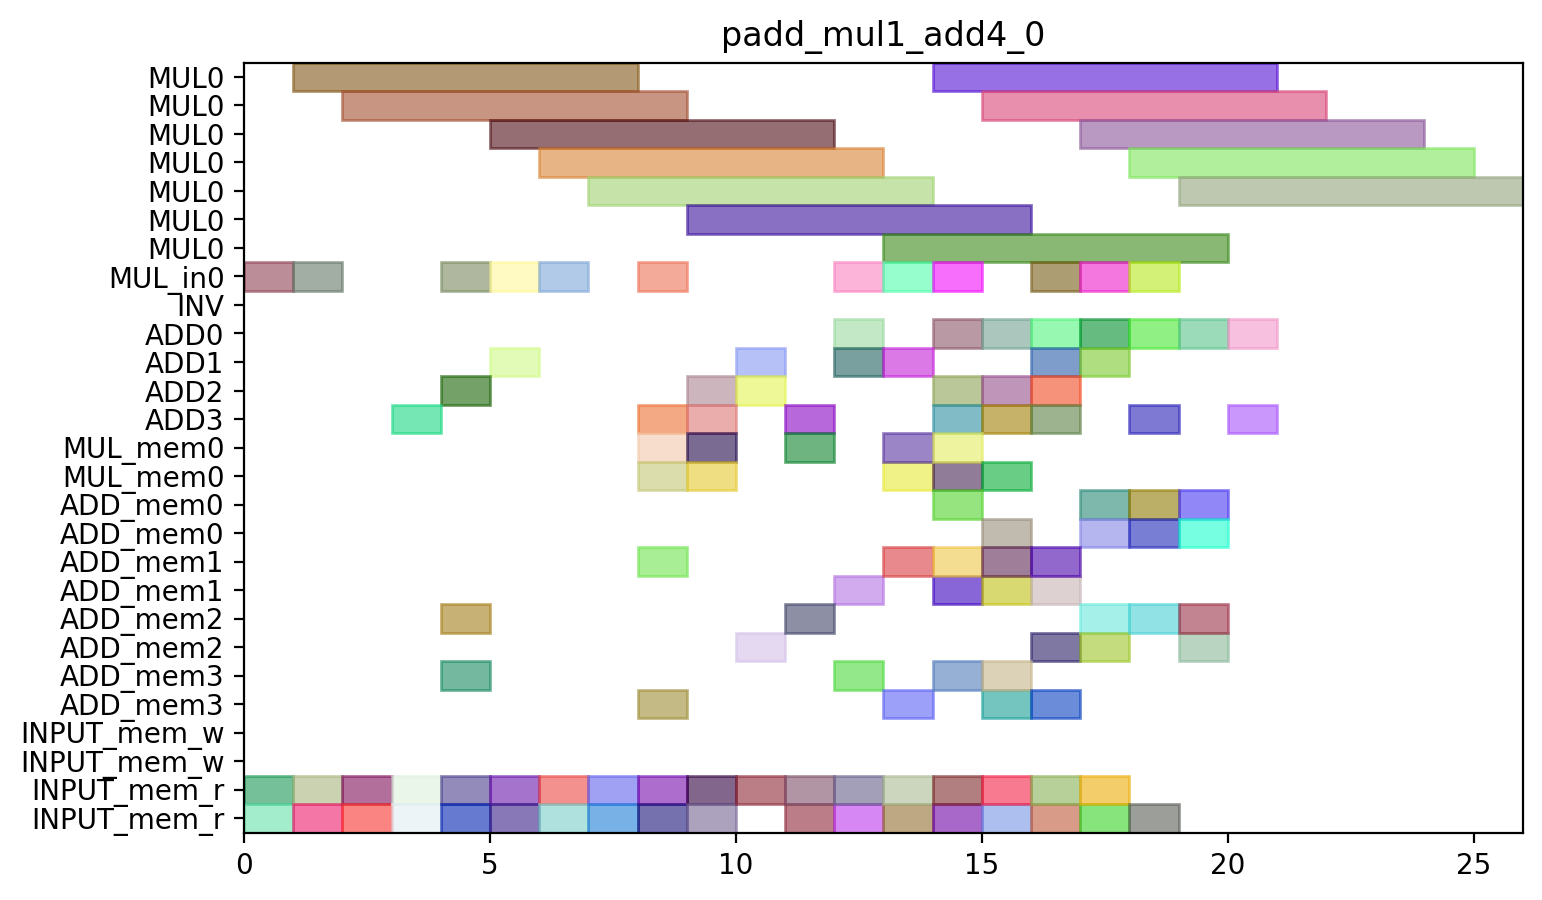

Write the Python code that produced this figure.
from pyschedule import Scenario, solvers, plotters, alt

def solve_padd_mul1_add4_0(ConstStep, ExpStep):
	horizon = 90
	S=Scenario("padd_mul1_add4_0",horizon = horizon)

	# resource
	MUL = S.Resources('MUL', num=1, size=7)
	MUL_in = S.Resources('MUL_in', num=1)
	INV = S.Resource('INV')
	ADD = S.Resources('ADD', num=4, periods=range(1, horizon))
	MUL_mem = S.Resources('MUL_mem', num=1, size=2)
	ADD_mem = S.Resources('ADD_mem', num=4, size=2)
	INPUT_mem_w = S.Resource('INPUT_mem_w', size=2)
	INPUT_mem_r = S.Resource('INPUT_mem_r', size=2)

	# result of previous scheduling

	# new tasks
	T0T0_in = S.Task('T0T0_in', length=1, delay_cost=1)
	T0T0_in += alt(MUL_in)
	T0T0 = S.Task('T0T0', length=7, delay_cost=1)
	T0T0 += alt(MUL)
	S+=T0T0>=T0T0_in

	T0T0_mem0 = S.Task('T0T0_mem0', length=1, delay_cost=1)
	T0T0_mem0 += INPUT_mem_r
	S += T0T0_mem0<=T0T0

	T0T0_mem1 = S.Task('T0T0_mem1', length=1, delay_cost=1)
	T0T0_mem1 += INPUT_mem_r
	S += T0T0_mem1<=T0T0

	T0T1_in = S.Task('T0T1_in', length=1, delay_cost=1)
	T0T1_in += alt(MUL_in)
	T0T1 = S.Task('T0T1', length=7, delay_cost=1)
	T0T1 += alt(MUL)
	S+=T0T1>=T0T1_in

	T0T1_mem0 = S.Task('T0T1_mem0', length=1, delay_cost=1)
	T0T1_mem0 += INPUT_mem_r
	S += T0T1_mem0<=T0T1

	T0T1_mem1 = S.Task('T0T1_mem1', length=1, delay_cost=1)
	T0T1_mem1 += INPUT_mem_r
	S += T0T1_mem1<=T0T1

	T0T2 = S.Task('T0T2', length=1, delay_cost=1)
	T0T2 += alt(ADD)

	T0T2_mem0 = S.Task('T0T2_mem0', length=1, delay_cost=1)
	T0T2_mem0 += INPUT_mem_r
	S += T0T2_mem0<=T0T2

	T0T2_mem1 = S.Task('T0T2_mem1', length=1, delay_cost=1)
	T0T2_mem1 += INPUT_mem_r
	S += T0T2_mem1<=T0T2

	T0T3 = S.Task('T0T3', length=1, delay_cost=1)
	T0T3 += alt(ADD)

	T0T3_mem0 = S.Task('T0T3_mem0', length=1, delay_cost=1)
	T0T3_mem0 += INPUT_mem_r
	S += T0T3_mem0<=T0T3

	T0T3_mem1 = S.Task('T0T3_mem1', length=1, delay_cost=1)
	T0T3_mem1 += INPUT_mem_r
	S += T0T3_mem1<=T0T3

	T1T0_in = S.Task('T1T0_in', length=1, delay_cost=1)
	T1T0_in += alt(MUL_in)
	T1T0 = S.Task('T1T0', length=7, delay_cost=1)
	T1T0 += alt(MUL)
	S+=T1T0>=T1T0_in

	T1T0_mem0 = S.Task('T1T0_mem0', length=1, delay_cost=1)
	T1T0_mem0 += INPUT_mem_r
	S += T1T0_mem0<=T1T0

	T1T0_mem1 = S.Task('T1T0_mem1', length=1, delay_cost=1)
	T1T0_mem1 += INPUT_mem_r
	S += T1T0_mem1<=T1T0

	T1T1_in = S.Task('T1T1_in', length=1, delay_cost=1)
	T1T1_in += alt(MUL_in)
	T1T1 = S.Task('T1T1', length=7, delay_cost=1)
	T1T1 += alt(MUL)
	S+=T1T1>=T1T1_in

	T1T1_mem0 = S.Task('T1T1_mem0', length=1, delay_cost=1)
	T1T1_mem0 += INPUT_mem_r
	S += T1T1_mem0<=T1T1

	T1T1_mem1 = S.Task('T1T1_mem1', length=1, delay_cost=1)
	T1T1_mem1 += INPUT_mem_r
	S += T1T1_mem1<=T1T1

	T1T2 = S.Task('T1T2', length=1, delay_cost=1)
	T1T2 += alt(ADD)

	T1T2_mem0 = S.Task('T1T2_mem0', length=1, delay_cost=1)
	T1T2_mem0 += INPUT_mem_r
	S += T1T2_mem0<=T1T2

	T1T2_mem1 = S.Task('T1T2_mem1', length=1, delay_cost=1)
	T1T2_mem1 += INPUT_mem_r
	S += T1T2_mem1<=T1T2

	T1T3 = S.Task('T1T3', length=1, delay_cost=1)
	T1T3 += alt(ADD)

	T1T3_mem0 = S.Task('T1T3_mem0', length=1, delay_cost=1)
	T1T3_mem0 += INPUT_mem_r
	S += T1T3_mem0<=T1T3

	T1T3_mem1 = S.Task('T1T3_mem1', length=1, delay_cost=1)
	T1T3_mem1 += INPUT_mem_r
	S += T1T3_mem1<=T1T3

	T5T2 = S.Task('T5T2', length=1, delay_cost=1)
	T5T2 += alt(ADD)

	T5T2_mem0 = S.Task('T5T2_mem0', length=1, delay_cost=1)
	T5T2_mem0 += INPUT_mem_r
	S += T5T2_mem0<=T5T2

	T5T2_mem1 = S.Task('T5T2_mem1', length=1, delay_cost=1)
	T5T2_mem1 += INPUT_mem_r
	S += T5T2_mem1<=T5T2

	T3_T2 = S.Task('T3_T2', length=1, delay_cost=1)
	T3_T2 += alt(ADD)

	T3_T2_mem0 = S.Task('T3_T2_mem0', length=1, delay_cost=1)
	T3_T2_mem0 += INPUT_mem_r
	S += T3_T2_mem0<=T3_T2

	T3_T2_mem1 = S.Task('T3_T2_mem1', length=1, delay_cost=1)
	T3_T2_mem1 += INPUT_mem_r
	S += T3_T2_mem1<=T3_T2

	T8T2 = S.Task('T8T2', length=1, delay_cost=1)
	T8T2 += alt(ADD)

	T8T2_mem0 = S.Task('T8T2_mem0', length=1, delay_cost=1)
	T8T2_mem0 += INPUT_mem_r
	S += T8T2_mem0<=T8T2

	T8T2_mem1 = S.Task('T8T2_mem1', length=1, delay_cost=1)
	T8T2_mem1 += INPUT_mem_r
	S += T8T2_mem1<=T8T2

	NEW_TZT2 = S.Task('NEW_TZT2', length=1, delay_cost=1)
	NEW_TZT2 += alt(ADD)

	NEW_TZT2_mem0 = S.Task('NEW_TZT2_mem0', length=1, delay_cost=1)
	NEW_TZT2_mem0 += INPUT_mem_r
	S += NEW_TZT2_mem0<=NEW_TZT2

	NEW_TZT2_mem1 = S.Task('NEW_TZT2_mem1', length=1, delay_cost=1)
	NEW_TZT2_mem1 += INPUT_mem_r
	S += NEW_TZT2_mem1<=NEW_TZT2

	C00T2 = S.Task('C00T2', length=1, delay_cost=1)
	C00T2 += alt(ADD)

	C00T2_mem0 = S.Task('C00T2_mem0', length=1, delay_cost=1)
	C00T2_mem0 += INPUT_mem_r
	S += C00T2_mem0<=C00T2

	C00T2_mem1 = S.Task('C00T2_mem1', length=1, delay_cost=1)
	C00T2_mem1 += INPUT_mem_r
	S += C00T2_mem1<=C00T2

	T0_1T2 = S.Task('T0_1T2', length=1, delay_cost=1)
	T0_1T2 += alt(ADD)

	T0_1T2_mem0 = S.Task('T0_1T2_mem0', length=1, delay_cost=1)
	T0_1T2_mem0 += INPUT_mem_r
	S += T0_1T2_mem0<=T0_1T2

	T0_1T2_mem1 = S.Task('T0_1T2_mem1', length=1, delay_cost=1)
	T0_1T2_mem1 += INPUT_mem_r
	S += T0_1T2_mem1<=T0_1T2

	T0T4_in = S.Task('T0T4_in', length=1, delay_cost=1)
	T0T4_in += alt(MUL_in)
	T0T4 = S.Task('T0T4', length=7, delay_cost=1)
	T0T4 += alt(MUL)
	S+=T0T4>=T0T4_in

	T0T4_mem0 = S.Task('T0T4_mem0', length=1, delay_cost=1)
	T0T4_mem0 += alt(ADD_mem)
	S += (T0T2*ADD[0])-1<T0T4_mem0*ADD_mem[0]
	S += (T0T2*ADD[1])-1<T0T4_mem0*ADD_mem[1]
	S += (T0T2*ADD[2])-1<T0T4_mem0*ADD_mem[2]
	S += (T0T2*ADD[3])-1<T0T4_mem0*ADD_mem[3]
	S += T0T4_mem0<=T0T4

	T0T4_mem1 = S.Task('T0T4_mem1', length=1, delay_cost=1)
	T0T4_mem1 += alt(ADD_mem)
	S += (T0T3*ADD[0])-1<T0T4_mem1*ADD_mem[0]
	S += (T0T3*ADD[1])-1<T0T4_mem1*ADD_mem[1]
	S += (T0T3*ADD[2])-1<T0T4_mem1*ADD_mem[2]
	S += (T0T3*ADD[3])-1<T0T4_mem1*ADD_mem[3]
	S += T0T4_mem1<=T0T4

	T0T5 = S.Task('T0T5', length=1, delay_cost=1)
	T0T5 += alt(ADD)

	T0T5_mem0 = S.Task('T0T5_mem0', length=1, delay_cost=1)
	T0T5_mem0 += alt(MUL_mem)
	S += (T0T0*MUL[0])-1<T0T5_mem0*MUL_mem[0]
	S += T0T5_mem0<=T0T5

	T0T5_mem1 = S.Task('T0T5_mem1', length=1, delay_cost=1)
	T0T5_mem1 += alt(MUL_mem)
	S += (T0T1*MUL[0])-1<T0T5_mem1*MUL_mem[0]
	S += T0T5_mem1<=T0T5

	T00 = S.Task('T00', length=1, delay_cost=1)
	T00 += alt(ADD)

	T00_mem0 = S.Task('T00_mem0', length=1, delay_cost=1)
	T00_mem0 += alt(MUL_mem)
	S += (T0T0*MUL[0])-1<T00_mem0*MUL_mem[0]
	S += T00_mem0<=T00

	T00_mem1 = S.Task('T00_mem1', length=1, delay_cost=1)
	T00_mem1 += alt(MUL_mem)
	S += (T0T1*MUL[0])-1<T00_mem1*MUL_mem[0]
	S += T00_mem1<=T00

	T1T4_in = S.Task('T1T4_in', length=1, delay_cost=1)
	T1T4_in += alt(MUL_in)
	T1T4 = S.Task('T1T4', length=7, delay_cost=1)
	T1T4 += alt(MUL)
	S+=T1T4>=T1T4_in

	T1T4_mem0 = S.Task('T1T4_mem0', length=1, delay_cost=1)
	T1T4_mem0 += alt(ADD_mem)
	S += (T1T2*ADD[0])-1<T1T4_mem0*ADD_mem[0]
	S += (T1T2*ADD[1])-1<T1T4_mem0*ADD_mem[1]
	S += (T1T2*ADD[2])-1<T1T4_mem0*ADD_mem[2]
	S += (T1T2*ADD[3])-1<T1T4_mem0*ADD_mem[3]
	S += T1T4_mem0<=T1T4

	T1T4_mem1 = S.Task('T1T4_mem1', length=1, delay_cost=1)
	T1T4_mem1 += alt(ADD_mem)
	S += (T1T3*ADD[0])-1<T1T4_mem1*ADD_mem[0]
	S += (T1T3*ADD[1])-1<T1T4_mem1*ADD_mem[1]
	S += (T1T3*ADD[2])-1<T1T4_mem1*ADD_mem[2]
	S += (T1T3*ADD[3])-1<T1T4_mem1*ADD_mem[3]
	S += T1T4_mem1<=T1T4

	T1T5 = S.Task('T1T5', length=1, delay_cost=1)
	T1T5 += alt(ADD)

	T1T5_mem0 = S.Task('T1T5_mem0', length=1, delay_cost=1)
	T1T5_mem0 += alt(MUL_mem)
	S += (T1T0*MUL[0])-1<T1T5_mem0*MUL_mem[0]
	S += T1T5_mem0<=T1T5

	T1T5_mem1 = S.Task('T1T5_mem1', length=1, delay_cost=1)
	T1T5_mem1 += alt(MUL_mem)
	S += (T1T1*MUL[0])-1<T1T5_mem1*MUL_mem[0]
	S += T1T5_mem1<=T1T5

	T10 = S.Task('T10', length=1, delay_cost=1)
	T10 += alt(ADD)

	T10_mem0 = S.Task('T10_mem0', length=1, delay_cost=1)
	T10_mem0 += alt(MUL_mem)
	S += (T1T0*MUL[0])-1<T10_mem0*MUL_mem[0]
	S += T10_mem0<=T10

	T10_mem1 = S.Task('T10_mem1', length=1, delay_cost=1)
	T10_mem1 += alt(MUL_mem)
	S += (T1T1*MUL[0])-1<T10_mem1*MUL_mem[0]
	S += T10_mem1<=T10

	T01 = S.Task('T01', length=1, delay_cost=1)
	T01 += alt(ADD)

	T01_mem0 = S.Task('T01_mem0', length=1, delay_cost=1)
	T01_mem0 += alt(MUL_mem)
	S += (T0T4*MUL[0])-1<T01_mem0*MUL_mem[0]
	S += T01_mem0<=T01

	T01_mem1 = S.Task('T01_mem1', length=1, delay_cost=1)
	T01_mem1 += alt(ADD_mem)
	S += (T0T5*ADD[0])-1<T01_mem1*ADD_mem[0]
	S += (T0T5*ADD[1])-1<T01_mem1*ADD_mem[1]
	S += (T0T5*ADD[2])-1<T01_mem1*ADD_mem[2]
	S += (T0T5*ADD[3])-1<T01_mem1*ADD_mem[3]
	S += T01_mem1<=T01

	T0_0 = S.Task('T0_0', length=1, delay_cost=1)
	T0_0 += alt(ADD)

	T0_0_mem0 = S.Task('T0_0_mem0', length=1, delay_cost=1)
	T0_0_mem0 += INPUT_mem_r
	S += T0_0_mem0<=T0_0

	T0_0_mem1 = S.Task('T0_0_mem1', length=1, delay_cost=1)
	T0_0_mem1 += alt(ADD_mem)
	S += (T00*ADD[0])-1<T0_0_mem1*ADD_mem[0]
	S += (T00*ADD[1])-1<T0_0_mem1*ADD_mem[1]
	S += (T00*ADD[2])-1<T0_0_mem1*ADD_mem[2]
	S += (T00*ADD[3])-1<T0_0_mem1*ADD_mem[3]
	S += T0_0_mem1<=T0_0

	T11 = S.Task('T11', length=1, delay_cost=1)
	T11 += alt(ADD)

	T11_mem0 = S.Task('T11_mem0', length=1, delay_cost=1)
	T11_mem0 += alt(MUL_mem)
	S += (T1T4*MUL[0])-1<T11_mem0*MUL_mem[0]
	S += T11_mem0<=T11

	T11_mem1 = S.Task('T11_mem1', length=1, delay_cost=1)
	T11_mem1 += alt(ADD_mem)
	S += (T1T5*ADD[0])-1<T11_mem1*ADD_mem[0]
	S += (T1T5*ADD[1])-1<T11_mem1*ADD_mem[1]
	S += (T1T5*ADD[2])-1<T11_mem1*ADD_mem[2]
	S += (T1T5*ADD[3])-1<T11_mem1*ADD_mem[3]
	S += T11_mem1<=T11

	T1_0 = S.Task('T1_0', length=1, delay_cost=1)
	T1_0 += alt(ADD)

	T1_0_mem0 = S.Task('T1_0_mem0', length=1, delay_cost=1)
	T1_0_mem0 += INPUT_mem_r
	S += T1_0_mem0<=T1_0

	T1_0_mem1 = S.Task('T1_0_mem1', length=1, delay_cost=1)
	T1_0_mem1 += alt(ADD_mem)
	S += (T10*ADD[0])-1<T1_0_mem1*ADD_mem[0]
	S += (T10*ADD[1])-1<T1_0_mem1*ADD_mem[1]
	S += (T10*ADD[2])-1<T1_0_mem1*ADD_mem[2]
	S += (T10*ADD[3])-1<T1_0_mem1*ADD_mem[3]
	S += T1_0_mem1<=T1_0

	T0_1 = S.Task('T0_1', length=1, delay_cost=1)
	T0_1 += alt(ADD)

	T0_1_mem0 = S.Task('T0_1_mem0', length=1, delay_cost=1)
	T0_1_mem0 += INPUT_mem_r
	S += T0_1_mem0<=T0_1

	T0_1_mem1 = S.Task('T0_1_mem1', length=1, delay_cost=1)
	T0_1_mem1 += alt(ADD_mem)
	S += (T01*ADD[0])-1<T0_1_mem1*ADD_mem[0]
	S += (T01*ADD[1])-1<T0_1_mem1*ADD_mem[1]
	S += (T01*ADD[2])-1<T0_1_mem1*ADD_mem[2]
	S += (T01*ADD[3])-1<T0_1_mem1*ADD_mem[3]
	S += T0_1_mem1<=T0_1

	T1_1 = S.Task('T1_1', length=1, delay_cost=1)
	T1_1 += alt(ADD)

	T1_1_mem0 = S.Task('T1_1_mem0', length=1, delay_cost=1)
	T1_1_mem0 += INPUT_mem_r
	S += T1_1_mem0<=T1_1

	T1_1_mem1 = S.Task('T1_1_mem1', length=1, delay_cost=1)
	T1_1_mem1 += alt(ADD_mem)
	S += (T11*ADD[0])-1<T1_1_mem1*ADD_mem[0]
	S += (T11*ADD[1])-1<T1_1_mem1*ADD_mem[1]
	S += (T11*ADD[2])-1<T1_1_mem1*ADD_mem[2]
	S += (T11*ADD[3])-1<T1_1_mem1*ADD_mem[3]
	S += T1_1_mem1<=T1_1

	C00T0_in = S.Task('C00T0_in', length=1, delay_cost=1)
	C00T0_in += alt(MUL_in)
	C00T0 = S.Task('C00T0', length=7, delay_cost=1)
	C00T0 += alt(MUL)
	S+=C00T0>=C00T0_in

	C00T0_mem0 = S.Task('C00T0_mem0', length=1, delay_cost=1)
	C00T0_mem0 += INPUT_mem_r
	S += C00T0_mem0<=C00T0

	C00T0_mem1 = S.Task('C00T0_mem1', length=1, delay_cost=1)
	C00T0_mem1 += alt(ADD_mem)
	S += (T1_0*ADD[0])-1<C00T0_mem1*ADD_mem[0]
	S += (T1_0*ADD[1])-1<C00T0_mem1*ADD_mem[1]
	S += (T1_0*ADD[2])-1<C00T0_mem1*ADD_mem[2]
	S += (T1_0*ADD[3])-1<C00T0_mem1*ADD_mem[3]
	S += C00T0_mem1<=C00T0

	T0_1T0_in = S.Task('T0_1T0_in', length=1, delay_cost=1)
	T0_1T0_in += alt(MUL_in)
	T0_1T0 = S.Task('T0_1T0', length=7, delay_cost=1)
	T0_1T0 += alt(MUL)
	S+=T0_1T0>=T0_1T0_in

	T0_1T0_mem0 = S.Task('T0_1T0_mem0', length=1, delay_cost=1)
	T0_1T0_mem0 += INPUT_mem_r
	S += T0_1T0_mem0<=T0_1T0

	T0_1T0_mem1 = S.Task('T0_1T0_mem1', length=1, delay_cost=1)
	T0_1T0_mem1 += alt(ADD_mem)
	S += (T0_0*ADD[0])-1<T0_1T0_mem1*ADD_mem[0]
	S += (T0_0*ADD[1])-1<T0_1T0_mem1*ADD_mem[1]
	S += (T0_0*ADD[2])-1<T0_1T0_mem1*ADD_mem[2]
	S += (T0_0*ADD[3])-1<T0_1T0_mem1*ADD_mem[3]
	S += T0_1T0_mem1<=T0_1T0

	T2T0 = S.Task('T2T0', length=1, delay_cost=1)
	T2T0 += alt(ADD)

	T2T0_mem0 = S.Task('T2T0_mem0', length=1, delay_cost=1)
	T2T0_mem0 += alt(ADD_mem)
	S += (T0_0*ADD[0])-1<T2T0_mem0*ADD_mem[0]
	S += (T0_0*ADD[1])-1<T2T0_mem0*ADD_mem[1]
	S += (T0_0*ADD[2])-1<T2T0_mem0*ADD_mem[2]
	S += (T0_0*ADD[3])-1<T2T0_mem0*ADD_mem[3]
	S += T2T0_mem0<=T2T0

	T2T0_mem1 = S.Task('T2T0_mem1', length=1, delay_cost=1)
	T2T0_mem1 += alt(ADD_mem)
	S += (T0_1*ADD[0])-1<T2T0_mem1*ADD_mem[0]
	S += (T0_1*ADD[1])-1<T2T0_mem1*ADD_mem[1]
	S += (T0_1*ADD[2])-1<T2T0_mem1*ADD_mem[2]
	S += (T0_1*ADD[3])-1<T2T0_mem1*ADD_mem[3]
	S += T2T0_mem1<=T2T0

	T2T1 = S.Task('T2T1', length=1, delay_cost=1)
	T2T1 += alt(ADD)

	T2T1_mem0 = S.Task('T2T1_mem0', length=1, delay_cost=1)
	T2T1_mem0 += alt(ADD_mem)
	S += (T0_0*ADD[0])-1<T2T1_mem0*ADD_mem[0]
	S += (T0_0*ADD[1])-1<T2T1_mem0*ADD_mem[1]
	S += (T0_0*ADD[2])-1<T2T1_mem0*ADD_mem[2]
	S += (T0_0*ADD[3])-1<T2T1_mem0*ADD_mem[3]
	S += T2T1_mem0<=T2T1

	T2T1_mem1 = S.Task('T2T1_mem1', length=1, delay_cost=1)
	T2T1_mem1 += alt(ADD_mem)
	S += (T0_1*ADD[0])-1<T2T1_mem1*ADD_mem[0]
	S += (T0_1*ADD[1])-1<T2T1_mem1*ADD_mem[1]
	S += (T0_1*ADD[2])-1<T2T1_mem1*ADD_mem[2]
	S += (T0_1*ADD[3])-1<T2T1_mem1*ADD_mem[3]
	S += T2T1_mem1<=T2T1

	T2T2_in = S.Task('T2T2_in', length=1, delay_cost=1)
	T2T2_in += alt(MUL_in)
	T2T2 = S.Task('T2T2', length=7, delay_cost=1)
	T2T2 += alt(MUL)
	S+=T2T2>=T2T2_in

	T2T2_mem0 = S.Task('T2T2_mem0', length=1, delay_cost=1)
	T2T2_mem0 += alt(ADD_mem)
	S += (T0_0*ADD[0])-1<T2T2_mem0*ADD_mem[0]
	S += (T0_0*ADD[1])-1<T2T2_mem0*ADD_mem[1]
	S += (T0_0*ADD[2])-1<T2T2_mem0*ADD_mem[2]
	S += (T0_0*ADD[3])-1<T2T2_mem0*ADD_mem[3]
	S += T2T2_mem0<=T2T2

	T2T2_mem1 = S.Task('T2T2_mem1', length=1, delay_cost=1)
	T2T2_mem1 += alt(ADD_mem)
	S += (T0_1*ADD[0])-1<T2T2_mem1*ADD_mem[0]
	S += (T0_1*ADD[1])-1<T2T2_mem1*ADD_mem[1]
	S += (T0_1*ADD[2])-1<T2T2_mem1*ADD_mem[2]
	S += (T0_1*ADD[3])-1<T2T2_mem1*ADD_mem[3]
	S += T2T2_mem1<=T2T2

	T3T0 = S.Task('T3T0', length=1, delay_cost=1)
	T3T0 += alt(ADD)

	T3T0_mem0 = S.Task('T3T0_mem0', length=1, delay_cost=1)
	T3T0_mem0 += alt(ADD_mem)
	S += (T1_0*ADD[0])-1<T3T0_mem0*ADD_mem[0]
	S += (T1_0*ADD[1])-1<T3T0_mem0*ADD_mem[1]
	S += (T1_0*ADD[2])-1<T3T0_mem0*ADD_mem[2]
	S += (T1_0*ADD[3])-1<T3T0_mem0*ADD_mem[3]
	S += T3T0_mem0<=T3T0

	T3T0_mem1 = S.Task('T3T0_mem1', length=1, delay_cost=1)
	T3T0_mem1 += alt(ADD_mem)
	S += (T1_1*ADD[0])-1<T3T0_mem1*ADD_mem[0]
	S += (T1_1*ADD[1])-1<T3T0_mem1*ADD_mem[1]
	S += (T1_1*ADD[2])-1<T3T0_mem1*ADD_mem[2]
	S += (T1_1*ADD[3])-1<T3T0_mem1*ADD_mem[3]
	S += T3T0_mem1<=T3T0

	T3T1 = S.Task('T3T1', length=1, delay_cost=1)
	T3T1 += alt(ADD)

	T3T1_mem0 = S.Task('T3T1_mem0', length=1, delay_cost=1)
	T3T1_mem0 += alt(ADD_mem)
	S += (T1_0*ADD[0])-1<T3T1_mem0*ADD_mem[0]
	S += (T1_0*ADD[1])-1<T3T1_mem0*ADD_mem[1]
	S += (T1_0*ADD[2])-1<T3T1_mem0*ADD_mem[2]
	S += (T1_0*ADD[3])-1<T3T1_mem0*ADD_mem[3]
	S += T3T1_mem0<=T3T1

	T3T1_mem1 = S.Task('T3T1_mem1', length=1, delay_cost=1)
	T3T1_mem1 += alt(ADD_mem)
	S += (T1_1*ADD[0])-1<T3T1_mem1*ADD_mem[0]
	S += (T1_1*ADD[1])-1<T3T1_mem1*ADD_mem[1]
	S += (T1_1*ADD[2])-1<T3T1_mem1*ADD_mem[2]
	S += (T1_1*ADD[3])-1<T3T1_mem1*ADD_mem[3]
	S += T3T1_mem1<=T3T1

	T3T2_in = S.Task('T3T2_in', length=1, delay_cost=1)
	T3T2_in += alt(MUL_in)
	T3T2 = S.Task('T3T2', length=7, delay_cost=1)
	T3T2 += alt(MUL)
	S+=T3T2>=T3T2_in

	T3T2_mem0 = S.Task('T3T2_mem0', length=1, delay_cost=1)
	T3T2_mem0 += alt(ADD_mem)
	S += (T1_0*ADD[0])-1<T3T2_mem0*ADD_mem[0]
	S += (T1_0*ADD[1])-1<T3T2_mem0*ADD_mem[1]
	S += (T1_0*ADD[2])-1<T3T2_mem0*ADD_mem[2]
	S += (T1_0*ADD[3])-1<T3T2_mem0*ADD_mem[3]
	S += T3T2_mem0<=T3T2

	T3T2_mem1 = S.Task('T3T2_mem1', length=1, delay_cost=1)
	T3T2_mem1 += alt(ADD_mem)
	S += (T1_1*ADD[0])-1<T3T2_mem1*ADD_mem[0]
	S += (T1_1*ADD[1])-1<T3T2_mem1*ADD_mem[1]
	S += (T1_1*ADD[2])-1<T3T2_mem1*ADD_mem[2]
	S += (T1_1*ADD[3])-1<T3T2_mem1*ADD_mem[3]
	S += T3T2_mem1<=T3T2

	T4T2 = S.Task('T4T2', length=1, delay_cost=1)
	T4T2 += alt(ADD)

	T4T2_mem0 = S.Task('T4T2_mem0', length=1, delay_cost=1)
	T4T2_mem0 += alt(ADD_mem)
	S += (T1_0*ADD[0])-1<T4T2_mem0*ADD_mem[0]
	S += (T1_0*ADD[1])-1<T4T2_mem0*ADD_mem[1]
	S += (T1_0*ADD[2])-1<T4T2_mem0*ADD_mem[2]
	S += (T1_0*ADD[3])-1<T4T2_mem0*ADD_mem[3]
	S += T4T2_mem0<=T4T2

	T4T2_mem1 = S.Task('T4T2_mem1', length=1, delay_cost=1)
	T4T2_mem1 += alt(ADD_mem)
	S += (T1_1*ADD[0])-1<T4T2_mem1*ADD_mem[0]
	S += (T1_1*ADD[1])-1<T4T2_mem1*ADD_mem[1]
	S += (T1_1*ADD[2])-1<T4T2_mem1*ADD_mem[2]
	S += (T1_1*ADD[3])-1<T4T2_mem1*ADD_mem[3]
	S += T4T2_mem1<=T4T2

	NEW_TXT2 = S.Task('NEW_TXT2', length=1, delay_cost=1)
	NEW_TXT2 += alt(ADD)

	NEW_TXT2_mem0 = S.Task('NEW_TXT2_mem0', length=1, delay_cost=1)
	NEW_TXT2_mem0 += alt(ADD_mem)
	S += (T1_0*ADD[0])-1<NEW_TXT2_mem0*ADD_mem[0]
	S += (T1_0*ADD[1])-1<NEW_TXT2_mem0*ADD_mem[1]
	S += (T1_0*ADD[2])-1<NEW_TXT2_mem0*ADD_mem[2]
	S += (T1_0*ADD[3])-1<NEW_TXT2_mem0*ADD_mem[3]
	S += NEW_TXT2_mem0<=NEW_TXT2

	NEW_TXT2_mem1 = S.Task('NEW_TXT2_mem1', length=1, delay_cost=1)
	NEW_TXT2_mem1 += alt(ADD_mem)
	S += (T1_1*ADD[0])-1<NEW_TXT2_mem1*ADD_mem[0]
	S += (T1_1*ADD[1])-1<NEW_TXT2_mem1*ADD_mem[1]
	S += (T1_1*ADD[2])-1<NEW_TXT2_mem1*ADD_mem[2]
	S += (T1_1*ADD[3])-1<NEW_TXT2_mem1*ADD_mem[3]
	S += NEW_TXT2_mem1<=NEW_TXT2

	T7_T2 = S.Task('T7_T2', length=1, delay_cost=1)
	T7_T2 += alt(ADD)

	T7_T2_mem0 = S.Task('T7_T2_mem0', length=1, delay_cost=1)
	T7_T2_mem0 += alt(ADD_mem)
	S += (T0_0*ADD[0])-1<T7_T2_mem0*ADD_mem[0]
	S += (T0_0*ADD[1])-1<T7_T2_mem0*ADD_mem[1]
	S += (T0_0*ADD[2])-1<T7_T2_mem0*ADD_mem[2]
	S += (T0_0*ADD[3])-1<T7_T2_mem0*ADD_mem[3]
	S += T7_T2_mem0<=T7_T2

	T7_T2_mem1 = S.Task('T7_T2_mem1', length=1, delay_cost=1)
	T7_T2_mem1 += alt(ADD_mem)
	S += (T0_1*ADD[0])-1<T7_T2_mem1*ADD_mem[0]
	S += (T0_1*ADD[1])-1<T7_T2_mem1*ADD_mem[1]
	S += (T0_1*ADD[2])-1<T7_T2_mem1*ADD_mem[2]
	S += (T0_1*ADD[3])-1<T7_T2_mem1*ADD_mem[3]
	S += T7_T2_mem1<=T7_T2

	C00T1_in = S.Task('C00T1_in', length=1, delay_cost=1)
	C00T1_in += alt(MUL_in)
	C00T1 = S.Task('C00T1', length=7, delay_cost=1)
	C00T1 += alt(MUL)
	S+=C00T1>=C00T1_in

	C00T1_mem0 = S.Task('C00T1_mem0', length=1, delay_cost=1)
	C00T1_mem0 += INPUT_mem_r
	S += C00T1_mem0<=C00T1

	C00T1_mem1 = S.Task('C00T1_mem1', length=1, delay_cost=1)
	C00T1_mem1 += alt(ADD_mem)
	S += (T1_1*ADD[0])-1<C00T1_mem1*ADD_mem[0]
	S += (T1_1*ADD[1])-1<C00T1_mem1*ADD_mem[1]
	S += (T1_1*ADD[2])-1<C00T1_mem1*ADD_mem[2]
	S += (T1_1*ADD[3])-1<C00T1_mem1*ADD_mem[3]
	S += C00T1_mem1<=C00T1

	C00T3 = S.Task('C00T3', length=1, delay_cost=1)
	C00T3 += alt(ADD)

	C00T3_mem0 = S.Task('C00T3_mem0', length=1, delay_cost=1)
	C00T3_mem0 += alt(ADD_mem)
	S += (T1_0*ADD[0])-1<C00T3_mem0*ADD_mem[0]
	S += (T1_0*ADD[1])-1<C00T3_mem0*ADD_mem[1]
	S += (T1_0*ADD[2])-1<C00T3_mem0*ADD_mem[2]
	S += (T1_0*ADD[3])-1<C00T3_mem0*ADD_mem[3]
	S += C00T3_mem0<=C00T3

	C00T3_mem1 = S.Task('C00T3_mem1', length=1, delay_cost=1)
	C00T3_mem1 += alt(ADD_mem)
	S += (T1_1*ADD[0])-1<C00T3_mem1*ADD_mem[0]
	S += (T1_1*ADD[1])-1<C00T3_mem1*ADD_mem[1]
	S += (T1_1*ADD[2])-1<C00T3_mem1*ADD_mem[2]
	S += (T1_1*ADD[3])-1<C00T3_mem1*ADD_mem[3]
	S += C00T3_mem1<=C00T3

	T0_1T1_in = S.Task('T0_1T1_in', length=1, delay_cost=1)
	T0_1T1_in += alt(MUL_in)
	T0_1T1 = S.Task('T0_1T1', length=7, delay_cost=1)
	T0_1T1 += alt(MUL)
	S+=T0_1T1>=T0_1T1_in

	T0_1T1_mem0 = S.Task('T0_1T1_mem0', length=1, delay_cost=1)
	T0_1T1_mem0 += INPUT_mem_r
	S += T0_1T1_mem0<=T0_1T1

	T0_1T1_mem1 = S.Task('T0_1T1_mem1', length=1, delay_cost=1)
	T0_1T1_mem1 += alt(ADD_mem)
	S += (T0_1*ADD[0])-1<T0_1T1_mem1*ADD_mem[0]
	S += (T0_1*ADD[1])-1<T0_1T1_mem1*ADD_mem[1]
	S += (T0_1*ADD[2])-1<T0_1T1_mem1*ADD_mem[2]
	S += (T0_1*ADD[3])-1<T0_1T1_mem1*ADD_mem[3]
	S += T0_1T1_mem1<=T0_1T1

	T0_1T3 = S.Task('T0_1T3', length=1, delay_cost=1)
	T0_1T3 += alt(ADD)

	T0_1T3_mem0 = S.Task('T0_1T3_mem0', length=1, delay_cost=1)
	T0_1T3_mem0 += alt(ADD_mem)
	S += (T0_0*ADD[0])-1<T0_1T3_mem0*ADD_mem[0]
	S += (T0_0*ADD[1])-1<T0_1T3_mem0*ADD_mem[1]
	S += (T0_0*ADD[2])-1<T0_1T3_mem0*ADD_mem[2]
	S += (T0_0*ADD[3])-1<T0_1T3_mem0*ADD_mem[3]
	S += T0_1T3_mem0<=T0_1T3

	T0_1T3_mem1 = S.Task('T0_1T3_mem1', length=1, delay_cost=1)
	T0_1T3_mem1 += alt(ADD_mem)
	S += (T0_1*ADD[0])-1<T0_1T3_mem1*ADD_mem[0]
	S += (T0_1*ADD[1])-1<T0_1T3_mem1*ADD_mem[1]
	S += (T0_1*ADD[2])-1<T0_1T3_mem1*ADD_mem[2]
	S += (T0_1*ADD[3])-1<T0_1T3_mem1*ADD_mem[3]
	S += T0_1T3_mem1<=T0_1T3

	solvers.mip.solve(S,msg=1,kind='CPLEX',ratio_gap=1.01, time_limit=3600)

	solution = [['hoge']*len(S.solution()[1]) for i in range(len(S.solution()))]
	for i in range(len(S.solution())):
		for j in range(len(S.solution()[i])):
			solution[i][j]=str(S.solution()[i][j])
	print(solution)

	cycles = int(solution[-1][3])

	pic_file_name = "padd_mul1_add4/padd_mul1_add4_0.png"
	if(S.solution() != []):
		plotters.matplotlib.plot(S,img_filename=pic_file_name, vertical_text=True, fig_size=(cycles*0.25+3, 5), show_task_labels=False)

	return solution

if __name__ == "__main__":
	solution = solve_padd_mul1_add4_0(0, 0)
